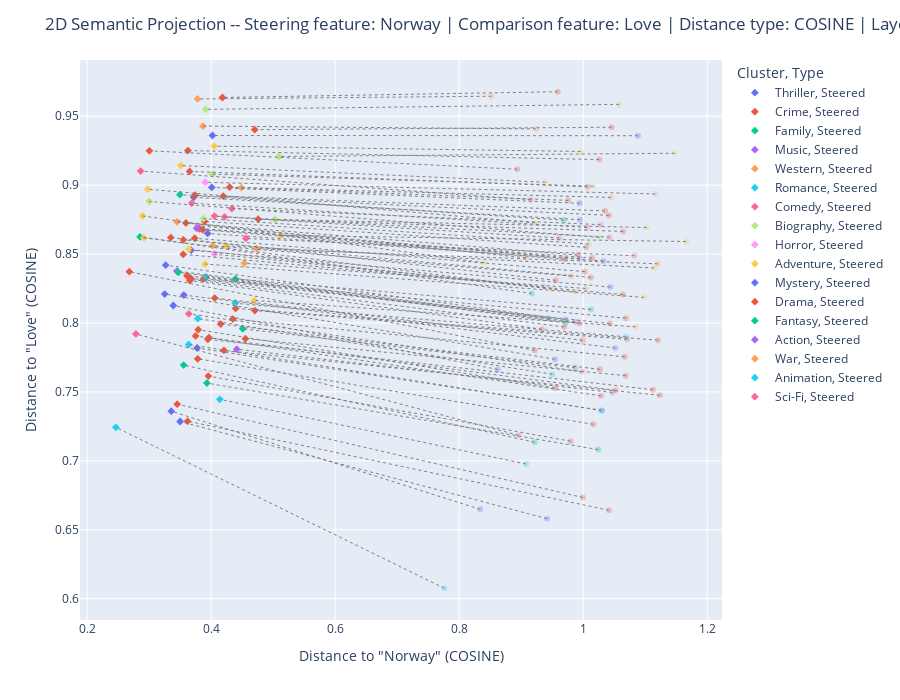

Notebook code cell kept with this figure:
### Markdown cell above
In `plot_2D_distance_projection` the x- and y- axes are vectors.  
The x-axis is the steering vector, and the y-axis is another given feature-embedding vector, here called the *comparison vector*

Input parameters are the same as the plot above, except now the `print_difference` measures the euclidian distance between the points on the 2D plane to find the most and least changed embeddings.

### Code cell
layer_to_steer = 11
steering_coefficient = 3
normalize = True

steering_feature = "Norway"
comparison_feature = "Love"

steering_vector = import_steering_vector_from_pkl('steering_vector.pkl', layer_to_steer=layer_to_steer, feature_name=steering_feature)
comparison_vector = import_steering_vector_from_pkl('steering_vector.pkl', layer_to_steer=layer_to_steer, feature_name=comparison_feature)

plot_2D_distance_projection(model, encoded_input,
                            original_embeddings,
                            all_texts_data,
                            steering_vector,
                            comparison_vector,
                            layer_to_steer,
                            steering_coefficient,
                            steering_feature,
                            comparison_feature,
                            text_range=(900,1000),
                            type="cosine",
                            normalize=normalize,
                            print_differences=True)
